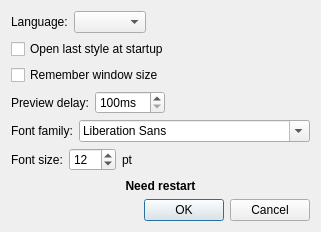
<?xml version="1.0" encoding="UTF-8"?>
<ui version="4.0">
 <class>Options</class>
 <widget class="QDialog" name="Options">
  <property name="geometry">
   <rect>
    <x>0</x>
    <y>0</y>
    <width>281</width>
    <height>232</height>
   </rect>
  </property>
  <property name="windowTitle">
   <string>Options</string>
  </property>
  <layout class="QVBoxLayout" name="verticalLayout">
   <property name="spacing">
    <number>6</number>
   </property>
   <item>
    <layout class="QHBoxLayout" name="horizontalLayout">
     <item>
      <widget class="QLabel" name="label">
       <property name="text">
        <string>Language:</string>
       </property>
      </widget>
     </item>
     <item>
      <widget class="QComboBox" name="comboLang">
       <property name="sizePolicy">
        <sizepolicy hsizetype="Maximum" vsizetype="Fixed">
         <horstretch>1</horstretch>
         <verstretch>0</verstretch>
        </sizepolicy>
       </property>
      </widget>
     </item>
     <item>
      <spacer name="horizontalSpacer">
       <property name="orientation">
        <enum>Qt::Horizontal</enum>
       </property>
       <property name="sizeType">
        <enum>QSizePolicy::Expanding</enum>
       </property>
       <property name="sizeHint" stdset="0">
        <size>
         <width>0</width>
         <height>20</height>
        </size>
       </property>
      </spacer>
     </item>
    </layout>
   </item>
   <item>
    <widget class="QCheckBox" name="checkOpenLast">
     <property name="text">
      <string>Open last style at startup</string>
     </property>
    </widget>
   </item>
   <item>
    <widget class="QCheckBox" name="checkRememberSize">
     <property name="text">
      <string>Remember window size</string>
     </property>
    </widget>
   </item>
   <item>
    <layout class="QHBoxLayout" name="horizontalLayout_2">
     <item>
      <widget class="QLabel" name="label_2">
       <property name="text">
        <string>Preview delay:</string>
       </property>
      </widget>
     </item>
     <item>
      <widget class="QSpinBox" name="spinPreviewDelay">
       <property name="suffix">
        <string>ms</string>
       </property>
       <property name="minimum">
        <number>100</number>
       </property>
       <property name="maximum">
        <number>5000</number>
       </property>
      </widget>
     </item>
     <item>
      <spacer name="horizontalSpacer_2">
       <property name="orientation">
        <enum>Qt::Horizontal</enum>
       </property>
       <property name="sizeHint" stdset="0">
        <size>
         <width>40</width>
         <height>20</height>
        </size>
       </property>
      </spacer>
     </item>
    </layout>
   </item>
   <item>
    <layout class="QHBoxLayout" name="horizontalLayout_3">
     <item>
      <widget class="QLabel" name="label_3">
       <property name="text">
        <string>Font family:</string>
       </property>
      </widget>
     </item>
     <item>
      <widget class="QFontComboBox" name="fontComboBox">
       <property name="sizePolicy">
        <sizepolicy hsizetype="Maximum" vsizetype="Fixed">
         <horstretch>0</horstretch>
         <verstretch>0</verstretch>
        </sizepolicy>
       </property>
      </widget>
     </item>
     <item>
      <spacer name="horizontalSpacer_4">
       <property name="orientation">
        <enum>Qt::Horizontal</enum>
       </property>
       <property name="sizeHint" stdset="0">
        <size>
         <width>40</width>
         <height>20</height>
        </size>
       </property>
      </spacer>
     </item>
    </layout>
   </item>
   <item>
    <layout class="QHBoxLayout" name="horizontalLayout_4">
     <item>
      <widget class="QLabel" name="label_4">
       <property name="text">
        <string>Font size:</string>
       </property>
      </widget>
     </item>
     <item>
      <widget class="QSpinBox" name="spinFontSize">
       <property name="minimum">
        <number>1</number>
       </property>
       <property name="maximum">
        <number>160</number>
       </property>
       <property name="value">
        <number>12</number>
       </property>
      </widget>
     </item>
     <item>
      <widget class="QLabel" name="label_5">
       <property name="text">
        <string>pt</string>
       </property>
      </widget>
     </item>
     <item>
      <spacer name="horizontalSpacer_3">
       <property name="orientation">
        <enum>Qt::Horizontal</enum>
       </property>
       <property name="sizeHint" stdset="0">
        <size>
         <width>40</width>
         <height>20</height>
        </size>
       </property>
      </spacer>
     </item>
    </layout>
   </item>
   <item>
    <spacer name="verticalSpacer">
     <property name="orientation">
      <enum>Qt::Vertical</enum>
     </property>
     <property name="sizeHint" stdset="0">
      <size>
       <width>20</width>
       <height>0</height>
      </size>
     </property>
    </spacer>
   </item>
   <item>
    <widget class="QLabel" name="labelRestart">
     <property name="font">
      <font>
       <bold>true</bold>
      </font>
     </property>
     <property name="text">
      <string>Need restart</string>
     </property>
     <property name="alignment">
      <set>Qt::AlignCenter</set>
     </property>
    </widget>
   </item>
   <item>
    <widget class="QDialogButtonBox" name="buttonBox">
     <property name="orientation">
      <enum>Qt::Horizontal</enum>
     </property>
     <property name="standardButtons">
      <set>QDialogButtonBox::Cancel|QDialogButtonBox::Ok</set>
     </property>
    </widget>
   </item>
  </layout>
 </widget>
 <tabstops>
  <tabstop>comboLang</tabstop>
  <tabstop>checkOpenLast</tabstop>
  <tabstop>spinPreviewDelay</tabstop>
  <tabstop>buttonBox</tabstop>
 </tabstops>
 <resources/>
 <connections>
  <connection>
   <sender>buttonBox</sender>
   <signal>accepted()</signal>
   <receiver>Options</receiver>
   <slot>accept()</slot>
   <hints>
    <hint type="sourcelabel">
     <x>207</x>
     <y>96</y>
    </hint>
    <hint type="destinationlabel">
     <x>157</x>
     <y>274</y>
    </hint>
   </hints>
  </connection>
  <connection>
   <sender>buttonBox</sender>
   <signal>rejected()</signal>
   <receiver>Options</receiver>
   <slot>reject()</slot>
   <hints>
    <hint type="sourcelabel">
     <x>207</x>
     <y>96</y>
    </hint>
    <hint type="destinationlabel">
     <x>286</x>
     <y>274</y>
    </hint>
   </hints>
  </connection>
  <connection>
   <sender>comboLang</sender>
   <signal>currentIndexChanged(int)</signal>
   <receiver>Options</receiver>
   <slot>slotSomethingImportantChanged()</slot>
   <hints>
    <hint type="sourcelabel">
     <x>121</x>
     <y>19</y>
    </hint>
    <hint type="destinationlabel">
     <x>275</x>
     <y>24</y>
    </hint>
   </hints>
  </connection>
 </connections>
 <slots>
  <slot>slotSomethingImportantChanged()</slot>
 </slots>
</ui>
